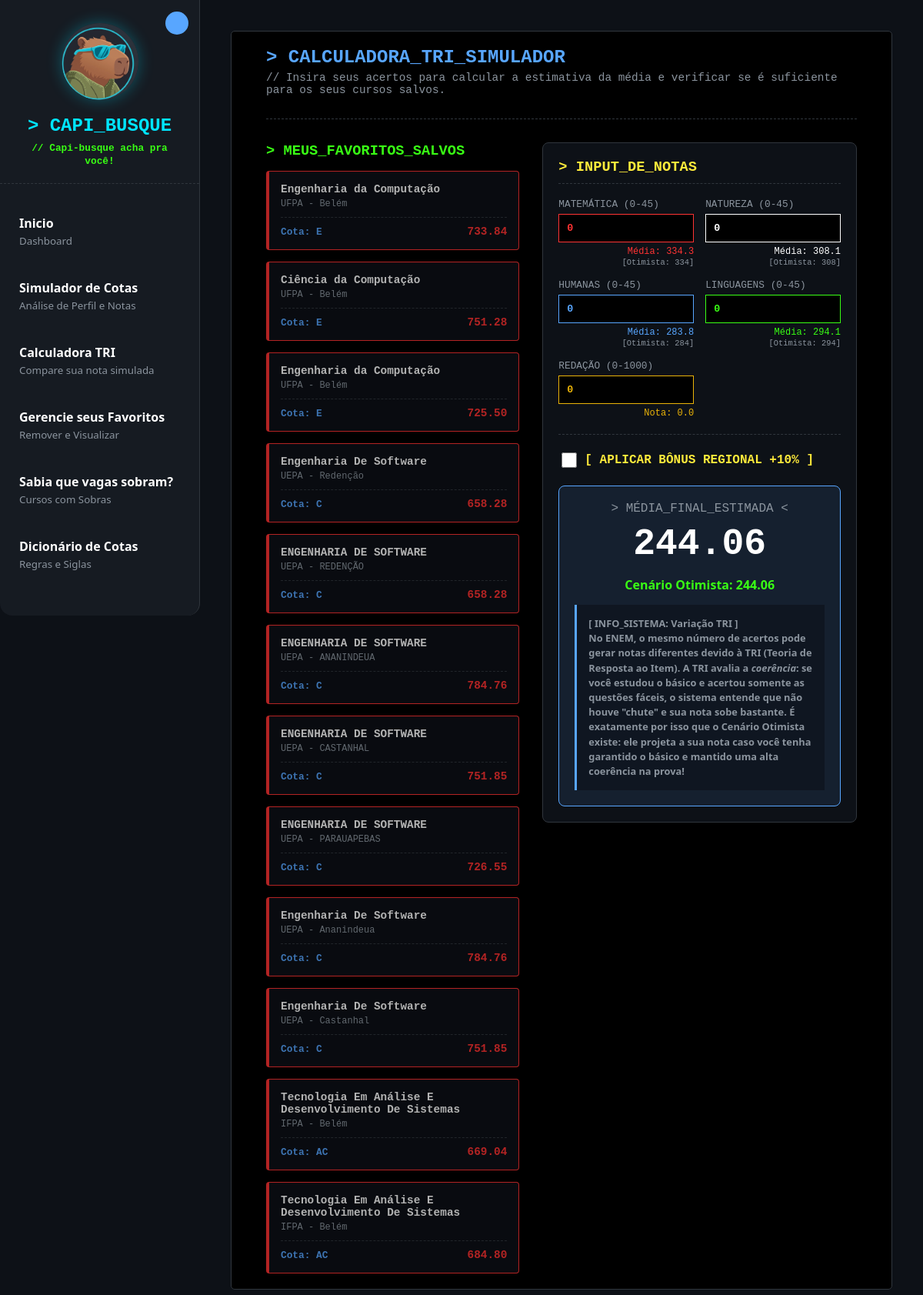
The app's page /calculadora/ (signed in) with its own data.
### cota_min_and_max_enem/models.py (models this page shows, shortened)
class CourseOffering(models.Model):
    institution = models.CharField(max_length=50)
    year_reference = models.IntegerField()
    course_name = models.CharField(max_length=200)
    campus = models.CharField(max_length=100)
    degree = models.CharField(max_length=100, blank=True, null=True)
    shift = models.CharField(max_length=50)
    total_spots_filled = models.IntegerField(default=0)
    leftover_spots = models.IntegerField(default=0)

class QuotaData(models.Model):
    course_offering = models.ForeignKey(CourseOffering, on_delete=models.CASCADE, related_name="quotas")
    quota_code = models.CharField(max_length=50)
    description = models.TextField(blank=True, null=True)
    spots = models.IntegerField(default=0)
    previous_cutoff = models.FloatField(null=True, blank=True)
    historical_max_score = models.FloatField(null=True, blank=True)

### calculadora/views.py (the view)
# urls.py: path('', views.calculadora_view, name='calculadora_index'),
def calculadora_view(request):
    resultados_favoritos = []
    if request.user.is_authenticated:
        try:
            perfil_db = request.user.perfil_candidato
        except PerfilCandidatoDB.DoesNotExist:
            perfil_db = PerfilCandidatoDB.objects.create(user=request.user)
        perfil_dataclass = PerfilCandidato(
            escola_publica=perfil_db.escola_publica,
            renda_sm=perfil_db.renda_sm,
            raca=perfil_db.raca,
            pcd=perfil_db.pcd
        )
        favoritos = Favorito.objects.filter(user=request.user).select_related('oferta')
        buscador = BuscadorDeNotas()
        avaliador = AvaliadorDeCotas(perfil_dataclass)
        for fav in favoritos:
            resultado = buscador.avaliar_oferta(fav.oferta, perfil_dataclass, avaliador)
            if resultado:
                resultado['is_favorito'] = True
                resultados_favoritos.append(resultado)
    return render(request, 'calculadora/index.html', {
        'resultados': resultados_favoritos
    })

### cota_min_and_max_enem/motor_cotas/verificador_cotas.py (called while the page is built)
    def obter_cota_ifpa(self) -> str:
        if not self.perfil.escola_publica:
            return "AC"
        eh_ppi = self.perfil.raca in ['preta', 'parda', 'indigena']
        renda_baixa = self.perfil.renda_sm <= 1.5
        if renda_baixa:
            if eh_ppi and not self.perfil.pcd: return "L1"
            if not eh_ppi and not self.perfil.pcd: return "L2"
            if eh_ppi and self.perfil.pcd: return "L5"
            if not eh_ppi and self.perfil.pcd: return "L6"
        else:
            if eh_ppi and not self.perfil.pcd: return "L3"
            if not eh_ppi and not self.perfil.pcd: return "L4"
            if eh_ppi and self.perfil.pcd: return "L7"
            if not eh_ppi and self.perfil.pcd: return "L8"

    def obter_cota_ufpa(self) -> str:
        if not self.perfil.escola_publica:
            return "PCDA" if self.perfil.pcd else "AC"
        renda_baixa = self.perfil.renda_sm <= 1.0
        eh_ppi = self.perfil.raca in ['preta', 'parda', 'indigena']
        eh_quilombola = self.perfil.raca == 'quilombola'
        if renda_baixa:
            if self.perfil.pcd: return "ERPCD"
            if eh_quilombola: return "ERQ"
            if eh_ppi: return "ERPPI"
            return "ER"
        else:
            if self.perfil.pcd: return "EPCD"
            if eh_quilombola: return "EQ"
            if eh_ppi: return "EPPI"
            return "E"

    def obter_cota_uepa(self) -> str:
        if not self.perfil.escola_publica:
            return "B" if self.perfil.pcd else "A"
        renda_baixa = self.perfil.renda_sm <= 1.0
        eh_ppi = self.perfil.raca in ['preta', 'parda', 'indigena']
        eh_quilombola = self.perfil.raca == 'quilombola'
        if self.perfil.pcd and (eh_ppi or eh_quilombola):
            return "J" if renda_baixa else "F"
        elif self.perfil.pcd:
            return "I" if renda_baixa else "E"
        elif eh_ppi or eh_quilombola:
            return "H" if renda_baixa else "D"
        else:
            return "G" if renda_baixa else "C"

### calculadora/templates/calculadora/index.html (shortened to what this page needs)
{% extends 'home/index.html' %}
{% block content %}
<div style="margin-bottom: 30px; border-bottom: 1px dashed #30363d; padding-bottom: 15px;">
    <h2 style="color: #58a6ff; margin: 0;">> CALCULADORA_TRI_SIMULADOR</h2>
    <p style="color: #8b949e; font-size: 0.9rem; margin-top: 5px;">
        // Insira seus acertos para calcular a estimativa da média e verificar se é suficiente para os seus cursos salvos.
    </p>
</div>
<div class="calc-container">
    <div class="calc-sidebar">
        <div style="display: flex; justify-content: space-between; align-items: center; margin-bottom: 15px;">
            <h3 style="color: #39ff14; margin: 0;">> MEUS_FAVORITOS_SALVOS</h3>
        </div>
        <div style="display: flex; flex-direction: column; gap: 15px;">
            {% if request.user.is_authenticated %}
                {% for fav in resultados %}
                    <div class="fav-card" id="fav-{{ forloop.counter }}" data-min-score="{{ fav.cota_perfil.nota_minima|default:0 }}" style="border: 1px solid #30363d; padding: 15px; border-left: 4px solid #30363d; background: #0d1117; border-radius: 4px; transition: all 0.3s ease;">
                        <div style="font-weight: bold; color: #fff; font-size: 0.9rem;">{{ fav.nome_curso }}</div>
                        <div style="color: #8b949e; font-size: 0.75rem; margin-top: 4px;">{{ fav.instituicao }} - {{ fav.campus }}</div>
                        <div style="display: flex; justify-content: space-between; align-items: center; margin-top: 10px; border-top: 1px dashed #30363d; padding-top: 10px;">
                            <span style="color: #58a6ff; font-size: 0.8rem; font-weight: bold;">Cota: {{ fav.cota_perfil.codigo }}</span>
                            <span style="color: #ffeb3b; font-size: 0.9rem; font-weight: bold;" class="fav-score">{{ fav.cota_perfil.nota_minima|default:"N/A"|floatformat:2 }}</span>
                        </div>
                    </div>
                {% empty %}
                    <div style="color: #8b949e; font-size: 0.9rem; text-align: center; padding: 20px; border: 1px dashed #30363d;">
                        Nenhum favorito salvo.<br><br>
                        <a href="{% url 'buscar_cursos' %}" style="color: #58a6ff; text-decoration: none; font-weight: bold;">[ ADICIONAR FAVORITOS NA ABA DE PESQUISA ]</a>
                    </div>
                {% endfor %}
            {% endif %}
        </div>
    </div>
    <div class="calc-main">
        <div style="background: #0d1117; border: 1px solid #30363d; border-radius: 8px; padding: 20px;">
            <h3 style="color: #ffeb3b; margin-top: 0; border-bottom: 1px dashed #30363d; padding-bottom: 10px;">> INPUT_DE_NOTAS</h3>
            <div style="display: grid; grid-template-columns: repeat(auto-fit, minmax(150px, 1fr)); gap: 15px; margin-bottom: 20px;">
                <div>
                    <label style="color: #8b949e; font-size: 0.8rem; display: block; margin-bottom: 5px;">MATEMÁTICA (0-45)</label>
                    <input type="number" id="acertos_mat" min="0" max="45" value="0" style="width: 100%; padding: 10px; background: #000; border: 1px solid #ff3333; color: #ff3333; font-weight: bold; font-family: inherit;">
                    <div id="nota_mat" style="color: #ff3333; font-size: 0.75rem; margin-top: 5px; text-align: right;">Nota: --</div>
                </div>
                <div>
                    <label style="color: #8b949e; font-size: 0.8rem; display: block; margin-bottom: 5px;">NATUREZA (0-45)</label>
                    <input type="number" id="acertos_nat" min="0" max="45" value="0" style="width: 100%; padding: 10px; background: #000; border: 1px solid #ffffff; color: #ffffff; font-weight: bold; font-family: inherit;">
                    <div id="nota_nat" style="color: #ffffff; font-size: 0.75rem; margin-top: 5px; text-align: right;">Nota: --</div>
                </div>
                <div>
                    <label style="color: #8b949e; font-size: 0.8rem; display: block; margin-bottom: 5px;">HUMANAS (0-45)</label>
                    <input type="number" id="acertos_hum" min="0" max="45" value="0" style="width: 100%; padding: 10px; background: #000; border: 1px solid #58a6ff; color: #58a6ff; font-weight: bold; font-family: inherit;">
                    <div id="nota_hum" style="color: #58a6ff; font-size: 0.75rem; margin-top: 5px; text-align: right;">Nota: --</div>
                </div>
                <div>
                    <label style="color: #8b949e; font-size: 0.8rem; display: block; margin-bottom: 5px;">LINGUAGENS (0-45)</label>
                    <input type="number" id="acertos_lin" min="0" max="45" value="0" style="width: 100%; padding: 10px; background: #000; border: 1px solid #39ff14; color: #39ff14; font-weight: bold; font-family: inherit;">
                    <div id="nota_lin" style="color: #39ff14; font-size: 0.75rem; margin-top: 5px; text-align: right;">Nota: --</div>
                </div>
                <div>
                    <label style="color: #8b949e; font-size: 0.8rem; display: block; margin-bottom: 5px;">REDAÇÃO (0-1000)</label>
                    <input type="number" id="nota_redacao" min="0" max="1000" value="0" style="width: 100%; padding: 10px; background: #000; border: 1px solid #eab308; color: #eab308; font-weight: bold; font-family: inherit;">
                    <div id="nota_red" style="color: #eab308; font-size: 0.75rem; margin-top: 5px; text-align: right;">Nota: --</div>
                </div>
            </div>
            <div style="border-top: 1px dashed #30363d; padding-top: 20px; margin-bottom: 20px;">
                <label style="display: flex; align-items: center; cursor: pointer;">
                    <input type="checkbox" id="bonus_regional" style="width: 20px; height: 20px; accent-color: #ffeb3b; margin-right: 10px;">
                    <span style="color: #ffeb3b; font-weight: bold;">[ APLICAR BÔNUS REGIONAL +10% ]</span>
                </label>
            </div>
            <div style="background: rgba(88, 166, 255, 0.1); border: 1px solid #58a6ff; padding: 20px; border-radius: 8px; text-align: center;">
                <div style="color: #8b949e; font-size: 1rem; margin-bottom: 10px;">> MÉDIA_FINAL_ESTIMADA <</div>
                <div id="media_final" style="font-size: 3rem; font-weight: bold; color: #fff; font-family: 'Courier New', Courier, monospace;">
                </div>
            </div>
        </div>
    </div>
</div>
{% endblock %}

### static/home/index.css (style rules this page uses)
:root { --bg-color: #0d1117; --accent-color: #58a6ff; --sidebar-width: 260px; --collapsed-width: 70px; }
* { box-sizing: border-box; }
html { overflow-x: hidden; }
body { margin: 0; padding: 0; width: 100%; font-family: 'Segoe UI', Tahoma, Geneva, Verdana, sans-serif; background: var(--bg-color); color: white; display: flex; min-height: 100vh; }

### calculadora/templates/calculadora/index.html (style rules this page uses)
.calc-container { display: flex; flex-wrap: wrap; gap: 30px; }
.calc-sidebar { flex: 1 1 300px; min-width: 0; }
.calc-main { flex: 2 1 350px; min-width: 0; }
.fav-card.failed { border-color: #ff3333 !important; border-left: 4px solid #ff3333 !important; opacity: 0.7; }
.fav-card.failed .fav-score { color: #ff3333 !important; }

### records on screen
CourseOffering: nome_curso "Engenharia da Computação", instituicao "UFPA", campus "Belém"
QuotaData: cota_perfil.nota_minima "733.84"
CourseOffering: nome_curso "Ciência da Computação", instituicao "UFPA", campus "Belém"
QuotaData: cota_perfil.nota_minima "751.28"
CourseOffering: nome_curso "Engenharia da Computação", instituicao "UFPA", campus "Belém"
QuotaData: cota_perfil.nota_minima "725.50"
CourseOffering: nome_curso "Engenharia De Software", instituicao "UEPA", campus "Redenção"
QuotaData: cota_perfil.nota_minima "658.28"
CourseOffering: nome_curso "ENGENHARIA DE SOFTWARE", instituicao "UEPA", campus "REDENÇÃO"
QuotaData: cota_perfil.nota_minima "658.28"
CourseOffering: nome_curso "ENGENHARIA DE SOFTWARE", instituicao "UEPA", campus "ANANINDEUA"
QuotaData: cota_perfil.nota_minima "784.76"
CourseOffering: nome_curso "ENGENHARIA DE SOFTWARE", instituicao "UEPA", campus "CASTANHAL"
QuotaData: cota_perfil.nota_minima "751.85"
CourseOffering: nome_curso "ENGENHARIA DE SOFTWARE", instituicao "UEPA", campus "PARAUAPEBAS"
QuotaData: cota_perfil.nota_minima "726.55"
CourseOffering: nome_curso "Engenharia De Software", instituicao "UEPA", campus "Ananindeua"
QuotaData: cota_perfil.nota_minima "784.76"
CourseOffering: nome_curso "Engenharia De Software", instituicao "UEPA", campus "Castanhal"
QuotaData: cota_perfil.nota_minima "751.85"
CourseOffering: nome_curso "Tecnologia Em Análise E Desenvolvimento De Sistemas", instituicao "IFPA", campus "Belém"
QuotaData: cota_perfil.codigo "AC", cota_perfil.nota_minima "669.04"
CourseOffering: nome_curso "Tecnologia Em Análise E Desenvolvimento De Sistemas", instituicao "IFPA", campus "Belém"
QuotaData: cota_perfil.codigo "AC", cota_perfil.nota_minima "684.80"

### other values on screen
{{ fav.cota_perfil.codigo }} "E" "E" "E" "C" "C" "C" "C" "C" "C" "C"
